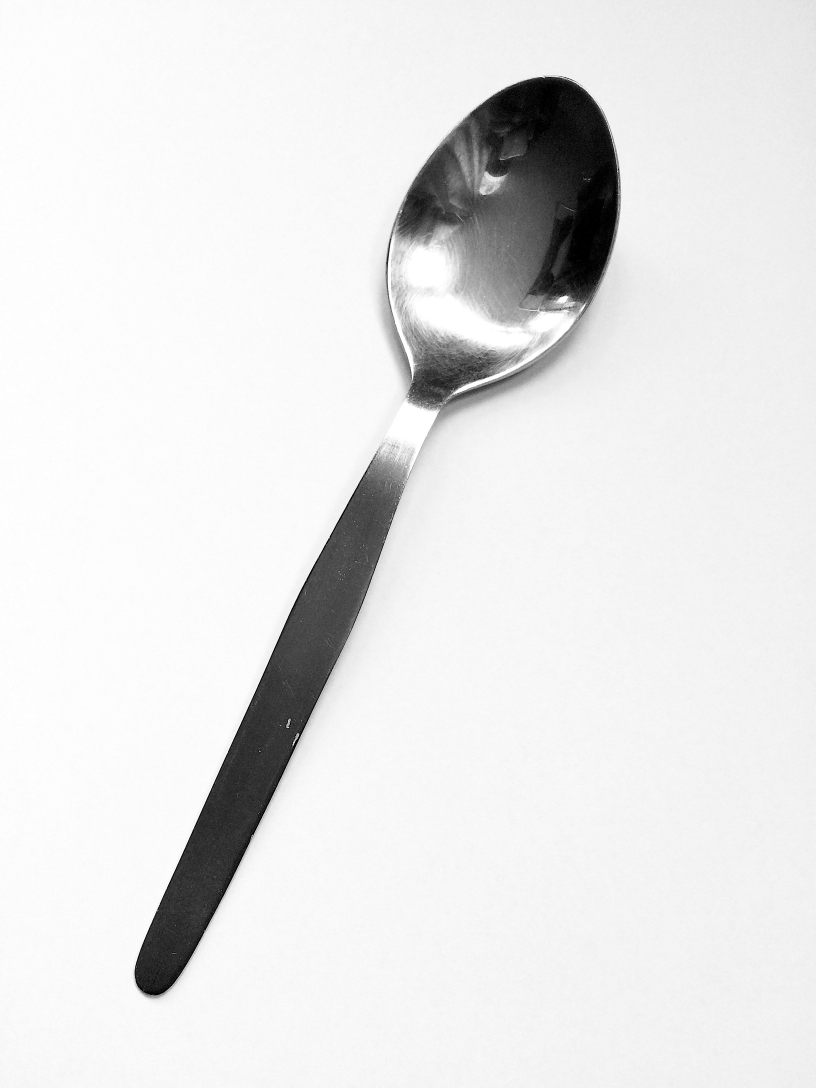
#> input picture experiments/natural_material_supermat_v1/positive_control/assets/stainless_steel_soup_spoon_original.jpg, 2448 x 3264 px (shown at 1/3 size)
$ python prepare_control.py
#> lines starting #> are read from the running program, lines starting #| are printed output that depends on the picture; after the words box and inside, x2 and y2 are one past the last pixel; in counts of white or black regions, pixels touching at a corner belong together
"""Prepare a reproducible real-photo polished-metal positive control."""

import hashlib
import json
from pathlib import Path

from PIL import Image, ImageDraw


HERE = Path(__file__).resolve().parent
SOURCE = HERE / "assets" / "stainless_steel_soup_spoon_original.jpg"
OUT = HERE / "assets"
CROP = (900, 100, 2100, 1300)
SIZE = (512, 512)
OBJECT_POLYGON = [
    (302, 53), (330, 57), (354, 67), (376, 87), (392, 112),
    (402, 139), (408, 171), (411, 214), (410, 263), (402, 306),
    (389, 346), (370, 380), (345, 407), (314, 430), (275, 447),
    (235, 459), (204, 468), (179, 480), (163, 482), (145, 477),
    (138, 467), (143, 447), (139, 427), (128, 405), (121, 382),
    (114, 350), (110, 314), (111, 278), (119, 243), (132, 208),
    (149, 178), (171, 148), (193, 120), (221, 94), (246, 73),
    (272, 60),
]
REGION_POLYGON = [
    (295, 89), (331, 98), (358, 119), (375, 151), (381, 190),
    (380, 239), (371, 286), (352, 326), (325, 362), (290, 389),
    (247, 410), (207, 414), (173, 393), (150, 359), (139, 318),
    (141, 277), (152, 236), (172, 195), (197, 159), (228, 125),
    (261, 101),
]


def sha256(path):
    return hashlib.sha256(path.read_bytes()).hexdigest()


def mask(points):
    image = Image.new("L", SIZE, 0)
    ImageDraw.Draw(image).polygon(points, fill=255)
    return image


def main():
    source = Image.open(SOURCE).convert("RGB")
#> source is the input picture: PIL image 2448x3264 RGB; min 0, max 255, mean 230.2
    if source.size != (2448, 3264):
        raise ValueError(f"Unexpected Commons source size: {source.size}")
    crop = source.crop(CROP).resize(SIZE, Image.Resampling.LANCZOS)
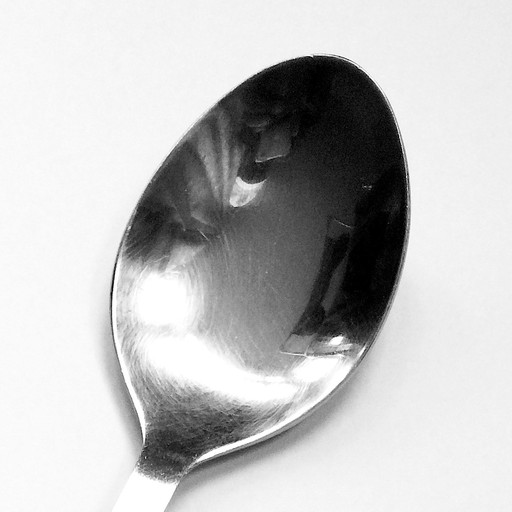
#> crop: PIL image 512x512 RGB; min 0, max 255, mean 193
    object_mask = mask(OBJECT_POLYGON)
#> in mask, `image = Image.new("L", SIZE, 0)`: image: PIL image 512x512 L; every value is 0
#> in mask, `ImageDraw.Draw(image).polygon(points, fill=255)`:
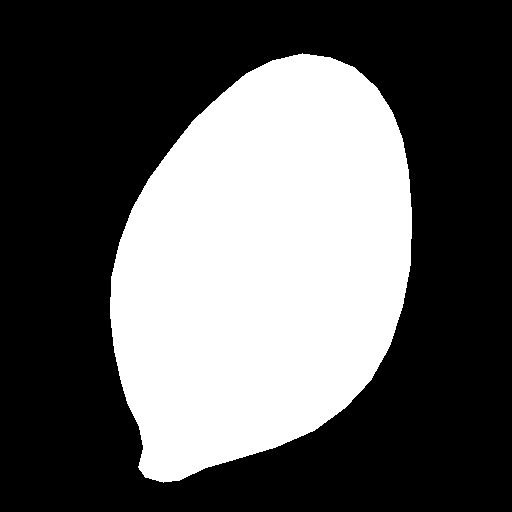
#> image: PIL image 512x512 L; 36.6% white; 1 white region, box (x1, y1, x2, y2) and area: (110, 53, 412, 483) 95920
    region_mask = mask(REGION_POLYGON)
#> in mask (call 2), `ImageDraw.Draw(image).polygon(points, fill=255)`:
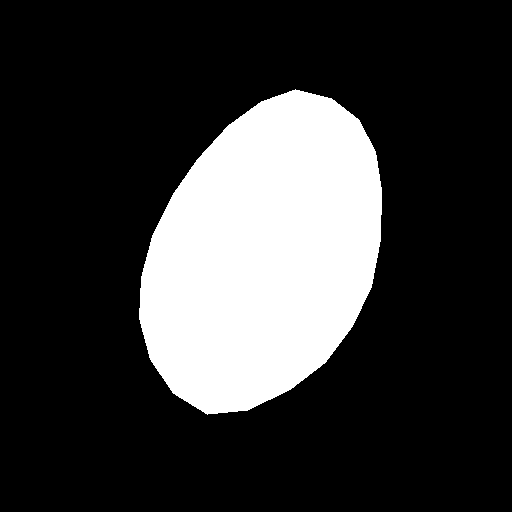
#> image: PIL image 512x512 L; 22% white; 1 white region, box (x1, y1, x2, y2) and area: (139, 89, 382, 415) 57761
    crop.save(OUT / "spoon_bowl_crop512.png")
    object_mask.save(OUT / "object_mask.png")
    region_mask.save(OUT / "material_region.png")
    rgba = crop.convert("RGBA")
    rgba.putalpha(object_mask)
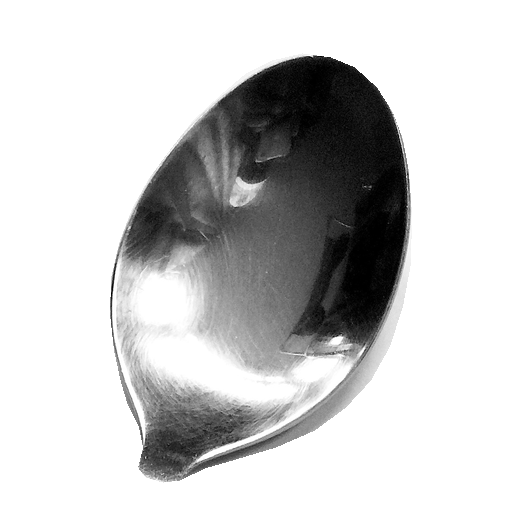
#> rgba: PIL image 512x512 RGBA; mean R, G, B, A 193, 193, 193, 93.3; transparent parts drawn white
    rgba.save(OUT / "input_rgba.png")
    overlay = crop.copy().convert("RGBA")
    tint = Image.new("RGBA", SIZE, (255, 0, 0, 75))
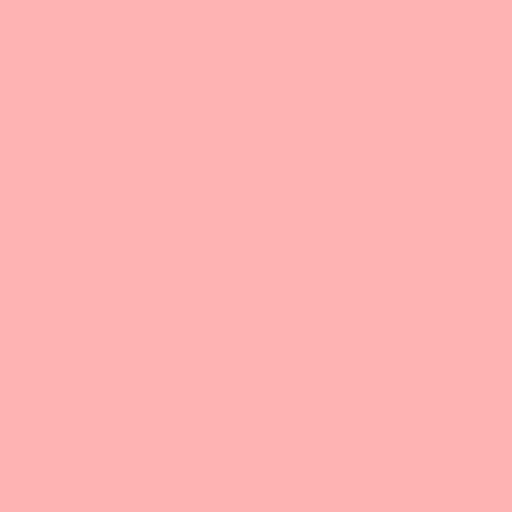
#> tint: PIL image 512x512 RGBA; mean R, G, B, A 255, 0, 0, 75; transparent parts drawn white
    overlay.alpha_composite(Image.composite(tint, Image.new("RGBA", SIZE), region_mask))
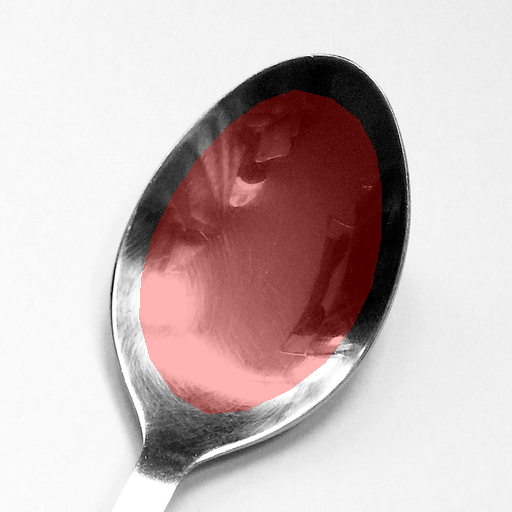
#> overlay: PIL image 512x512 RGBA; mean R, G, B, A 202.4, 185.9, 185.9, 255
    overlay.save(OUT / "region_overlay.png")
    files = [SOURCE, OUT / "spoon_bowl_crop512.png", OUT / "object_mask.png",
             OUT / "material_region.png", OUT / "input_rgba.png"]
    provenance = {
        "source_page": "https://commons.wikimedia.org/wiki/File:Stainless_Steel_Soup_Spoon.jpg",
        "source_download": "https://upload.wikimedia.org/wikipedia/commons/d/dd/Stainless_Steel_Soup_Spoon.jpg",
        "author": "Paolomarco",
        "source_date": "2017-03-10",
        "license": "CC BY-SA 4.0",
        "license_url": "https://creativecommons.org/licenses/by-sa/4.0/",
        "description": "Real photograph of a bare stainless-steel soup spoon; inner bowl is the measured material region.",
        "source_dimensions": list(source.size),
        "crop_xyxy": list(CROP),
        "output_dimensions": list(SIZE),
        "object_polygon_xy": OBJECT_POLYGON,
        "material_region_polygon_xy": REGION_POLYGON,
        "files_sha256": {p.name: sha256(p) for p in files},
    }
    (HERE / "provenance.json").write_text(json.dumps(provenance, indent=2) + "\n")


if __name__ == "__main__":
    main()
